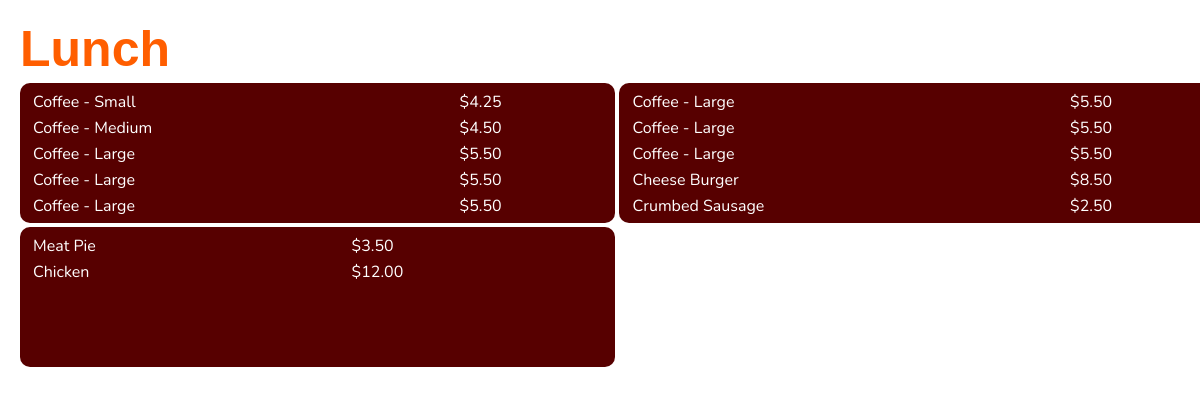
The app's page /display/573 with its own data.
### website/models.py (models this page shows)
class ShopMenus(db.Model):
    shopMenuID = db.Column(db.Integer, primary_key=True)
    displayID = db.Column(db.Integer, db.ForeignKey('displays.displayID', name='fk_shop_menus_display_id'))
    menuTypeID = db.Column(db.Integer, db.ForeignKey('menus.menuID', name='fk_shops_menus_menu_type_id'))
    menuTitle = db.Column(db.String(50), nullable=False)
    menuStartTime = db.Column(db.Time, nullable=False)
    menuFinishTime = db.Column(db.Time, nullable=False)
    menuActive = db.Column(db.Boolean, nullable=False)

class MenuItems(db.Model):
    menuItemID = db.Column(db.Integer, primary_key=True)
    itemID = db.Column(db.Integer, db.ForeignKey('items.itemID', name='fk_menu_items_item_id'))
    menuID = db.Column(db.Integer, db.ForeignKey('shop_menus.shopMenuID', name='fk_menu_items_menu_id'))
    groupID = db.Column(db.Integer, nullable=False)
    itemOrder = db.Column(db.Integer, nullable=False)
    item = db.relationship('Items', back_populates='menuitems')

class Items(db.Model):
    itemID = db.Column(db.Integer, primary_key=True)
    itemName = db.Column(db.String(50), nullable=False)
    itemPrice = db.Column(db.String(50), nullable=False)
    itemSubitem = db.Column(db.String(120))
    primaryUserID = db.Column(db.Integer, db.ForeignKey('users.id', name='fk_items_users'))
    menuitems = db.relationship('MenuItems', back_populates='item')

### website/displays.py (the view)
@displays.route('/display/<int:display_id>', methods=['GET', 'POST'])
def display(display_id):
    displayID = display_id
    shopMenus = ShopMenus.query.filter_by(displayID=displayID, menuActive=True).all()
    if shopMenus:
        for shopMenu in shopMenus:
            if shopMenu.menuStartTime <= datetime.now().time() < shopMenu.menuFinishTime:
                menuID = shopMenu.shopMenuID
                shopMenuTitle = shopMenu.menuTitle
                match shopMenu.menuTypeID:
                    case 1:
                        ads = ShopAds.query.filter_by(menuID=menuID).order_by(asc(ShopAds.adOrder)).all()
                        return render_template('display.html',
                                               displayID=displayID,
                                               ads=ads,
                                               shopMenu=shopMenu,
                                               shopMenuTitle=shopMenuTitle)
                    case 3:
                        menuItems = MenuItems.query.filter_by(menuID=menuID).order_by(asc(MenuItems.itemOrder)).all()
                        return render_template('display.html',
                                               displayID=displayID,
                                               shopMenu=shopMenu,
                                               menuItems=menuItems,
                                               shopMenuTitle=shopMenuTitle)
    else:
        return render_template('D0573.html')

### website/templates/display.html
{% extends "base.html" %}{% block title %}{{ shopMenuTitle }}{% endblock %}
{% block content %}
    {% if shopMenu.menuTypeID == 1 %}
        <div id="ads-container">
            {% for ad in ads %}
                <div class="advert-container">
                    <div class="advert" style="background-image: url({{ url_for('static', filename= 'adverts/' + ad.advertisement.file_path.split('/')[-1]) }})"></div>
                </div>
            {% endfor %}
        </div>
        <script>
            const ads = document.querySelectorAll('.advert-container');
            let i = 0;
            function showNextAd() {
                // Hide the current ad
                ads[i].classList.remove('visible');
                // Increment the counter and loop around to the beginning if necessary
                i = (i + 1) % ads.length;
                // Show the next ad
                ads[i].classList.add('visible');
                // Pause for 10 seconds before showing the next ad
                setTimeout(function() {
                    if (i == (ads.length-1)) {
                        console.log("Check 1")
                        window.location.href = '/display/{{ displayID }}';
                        // Make an AJAX request to the server to trigger the display function
                    }
                    showNextAd();
                }, 10000);
            }
            // Show the first ad and start the cycle
            ads[i].classList.add('visible');
            setTimeout(showNextAd, 10000);
        </script>
    {% elif shopMenu.menuTypeID == 3 %}
        <main class='menu3'>
            {% set itemsPerPanel = 5 %}
            <div>
                <header>
                    <h1>{{ shopMenu.menuTitle }}</h1>
                </header>
            </div>
            <div>
                {% for itemsBatch in menuItems|batch(itemsPerPanel) %}
                    <div class="items">
                        <table id="myTable">
                            {% for menuItem in itemsBatch %}
                                <tr>
                                    <td>{{ menuItem.item.itemName }}</td>
                                    <td>${{ menuItem.item.itemPrice }}</td>
                                </tr>
                            {% endfor %}
                        </table>
                    </div>
            {% endfor %}
            </div>
        </main>
    {% endif %}
{% endblock %}

### website/static/style.css (style rules this page uses)
body { background: #ffffff; width: 1200px; height: 680px; font-family: 'Lobster', sans-serif; font-size: 1rem; color: #b64400; margin: 20px; }
h1 { font-size: 50px; margin-bottom: 5px; margin-top: 5px; }
h1 { color: #ff5e00; }
.menu3 { font-family: 'Orbitron', sans-serif; }
.items { box-sizing: border-box; display: inline-grid; grid-template-columns: 600px 600px; gap: 5px; border-radius: 10px; width: fit-content; width: 595px; height: 140px; background-color: #570000; padding-left: 15px; color: #ffffff; position: relative; }
table { position: absolute; top: 0; left: 0; width: 100%; }
p, table { font-family: 'Nunito', sans-serif; font-size: 16px; margin-top: 5px; margin-bottom: 5px; padding-top: 0; }
table { width: 100%; padding-left: 10px; }

### records on screen
ShopMenus: menuTitle "Lunch"
MenuItems: item.itemName "Coffee - Small", item.itemPrice "4.25"
MenuItems: item.itemName "Coffee - Medium", item.itemPrice "4.50"
MenuItems: item.itemName "Coffee - Large", item.itemPrice "5.50"
MenuItems: item.itemName "Coffee - Large", item.itemPrice "5.50"
MenuItems: item.itemName "Coffee - Large", item.itemPrice "5.50"
MenuItems: item.itemName "Coffee - Large", item.itemPrice "5.50"
MenuItems: item.itemName "Coffee - Large", item.itemPrice "5.50"
MenuItems: item.itemName "Coffee - Large", item.itemPrice "5.50"
MenuItems: item.itemName "Cheese Burger", item.itemPrice "8.50"
MenuItems: item.itemName "Crumbed Sausage", item.itemPrice "2.50"
MenuItems: item.itemName "Meat Pie", item.itemPrice "3.50"
MenuItems: item.itemName "Chicken", item.itemPrice "12.00"
